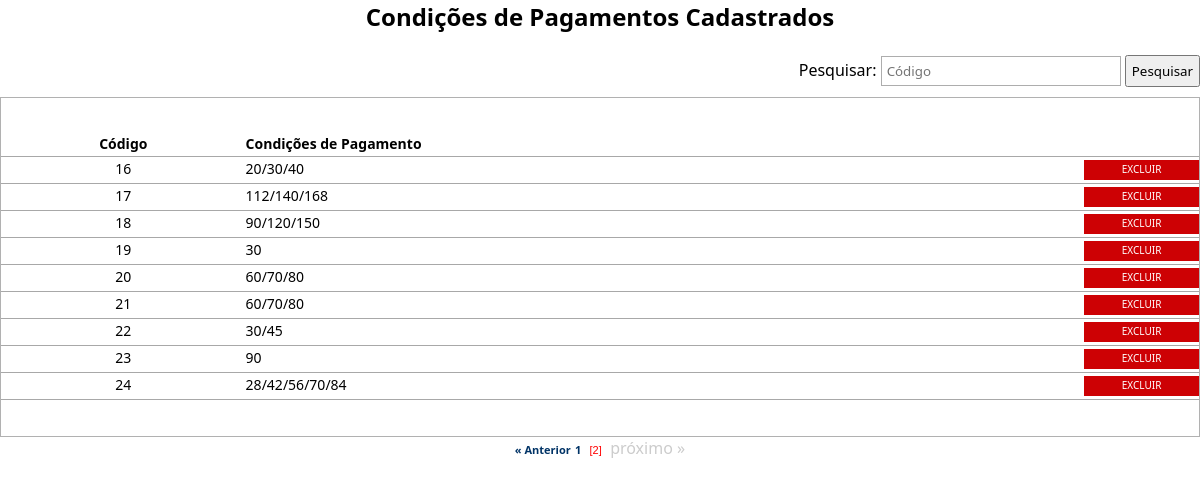
The page /visualiza_condicoes_pagamento.php?pg=1 on the database its author committed.
### tables this page shows
CREATE TABLE `condicoes_pagamentos` (
  `id_condicoes` int(11) NOT NULL AUTO_INCREMENT,
  `cod_condicoes` varchar(10) NOT NULL,
  `parcelas` varchar(50) NOT NULL,
  `primeira_condicao` int(11) NOT NULL,
  `segunda_condicao` int(11) NOT NULL,
  `terceira_condicao` int(11) NOT NULL,
  `quarta_condicao` int(11) NOT NULL,
  `quinta_condicao` int(11) NOT NULL,
  PRIMARY KEY (`id_condicoes`)
);

### processos/database.php (called while the page is built, shortened)
<?php
function DBRead ($table, $params = null, $fields = '*') {
	$params = ($params) ? " {$params}" : null;
		$query = "SELECT {$fields} FROM {$table}{$params}";
		$result = DBExecute($query);
		if (!mysqli_num_rows($result))
			return false;
		else {
			while ($res = mysqli_fetch_assoc($result)) {
				$data[] = $res;
			}
			return $data;
		}
}
function DBExecute($query){
	$link = DBConnect();
	$result = @mysqli_query($link, $query) or die (mysqli_error($link));
	return $result;
}
?>

### visualiza_condicoes_pagamento.php (the view, shortened to what this page needs)
<!doctype html>
<html>
<head>
<link href="css/style.css" rel="stylesheet" type="text/css">
<link href="css/style.css" rel="stylesheet" type="text/css">
<link rel="stylesheet" href="css/menu.css">
</head>
<body>
<center><h2> Condições de Pagamentos Cadastrados </h2></center>
<br />
<table width="100%" border="0" cellpadding="0" cellspacing="0" style="margin-bottom: 10px;">
	<tr>
		<td align="right">
        <?php
		require 'processos/database.php';
		?>
          <form  action="<?php echo htmlspecialchars($_SERVER["PHP_SELF"]);?>" method="post">
			Pesquisar: <input type="text" name="pesquisar" placeholder="Código" class="cod" style="margin-right:0;">
			<input type="submit" value="Pesquisar" style="height: 32px; padding: 0 5px 0 5px;">
		  </form>
		</td>
	</tr>
</table>
 <?php
 	if (empty($_POST['pesquisar'])) {
 ?>
<table width="100%" border="0" cellpadding="0" cellspacing="0" class="table">
	<tr class="linha">
		<td class="linha" width="20%" align="center"><b>Código</b></td>
		<td class="linha"><b>Condições de Pagamento</b></td>
    <td width="10%" align="center" class="linha"></td>
	</tr>
<?php
  $numreg = 15;
  $inicial = $_GET['pg'] * $numreg;
	$le_cond = DBRead ("condicoes_pagamentos", "ORDER BY cod_condicoes ASC LIMIT $inicial, $numreg", "*");
		foreach ($le_cond as $cond){
		?>
	<tr onmouseover="ChangeColor(this, true);" onmouseout="ChangeColor(this, false);">
		<td class="linha" align="center" valign="middle" onclick="DoNav('alterar_condicoes_pagamento.php?id=<?php echo $cond['id_condicoes'];?>');">
			<?php echo $cond['cod_condicoes'];?>
		</td>
		<td class="linha espaco" valign="middle" onclick="DoNav('alterar_condicoes_pagamento.php?id=<?php echo $cond['id_condicoes'];?>');">
		<?php
				if ($cond['primeira_condicao'] != '0') {
					echo $cond['primeira_condicao'];
				}
				if ($cond['segunda_condicao'] != '0') {
					echo "/".$cond['segunda_condicao']."";
				}
				if ($cond['terceira_condicao'] != '0') {
					echo "/".$cond['terceira_condicao']."";
				}
				if ($cond['quarta_condicao'] != '0') {
					echo "/".$cond['quarta_condicao']."";
				}
				if ($cond['quinta_condicao'] != '0') {
					echo "/".$cond['quinta_condicao']."";
				}
		?>
    </td>
	  <td class="linha espaco" valign="middle">
      <span class="excluir">
        <a href="javascript:aviso('<?=$cond['id_condicoes'];?>');">Excluir</a>
      </span>
    </td>
  </tr>
<?php
	}
?>
</table>
<center>
<?php
  require "paginacao.php";
	}
?>
</center>
</body>
</html>

### css/style.css (style rules this page uses)
html { height: 89%; padding: 0; margin: 0; }
body { height: 99%; padding: 0; margin: 0; }
* { padding: 0; margin: 0; font-family: Segoe, "Segoe UI", "DejaVu Sans", "Trebuchet MS", Verdana, sans-serif; }
.table { width: 100%; border: 1px solid #B1B1B1; padding: 3% 0 3% 0; }
.table td { font-size: 14px; padding: 0 0 3px 5px; }
.cod { width: 20%; height: 30px; border: 1px solid #ADADAD; padding: 0 5px 0 5px; }
.linha { border-bottom: 1px solid hsla(0,0%,66%,1.00); padding: 5px 3px 3px 3px; }
.espaco { padding-left: 70px; }
a { color: #000000; text-decoration: none; font-size: 14px; }
.excluir a { width: auto; display: block; text-decoration: none; color: #FFFFFF; font-size: 10px; margin-top: 3px; padding: 2px 10px 4px 10px; background-color: #CD0104; transition: all 0.5s linear; -o-transition: all 0.5s linear; -webkit-transition: all 0.5s linear; -moz-transition: all 0.5s linear; text-transform: uppercase; border:none; outline: none; cursor: pointer; -webkit-appearance:none; text-align: center; }

### rows shown on the page
condicoes_pagamentos: cod_condicoes "16", primeira_condicao "20", segunda_condicao "30", terceira_condicao "40"
condicoes_pagamentos: cod_condicoes "17", primeira_condicao "112", segunda_condicao "140", terceira_condicao "168"
condicoes_pagamentos: cod_condicoes "18", primeira_condicao "90", segunda_condicao "120", terceira_condicao "150"
condicoes_pagamentos: cod_condicoes "19", primeira_condicao "30"
condicoes_pagamentos: cod_condicoes "20", primeira_condicao "60", segunda_condicao "70", terceira_condicao "80"
condicoes_pagamentos: cod_condicoes "21", primeira_condicao "60", segunda_condicao "70", terceira_condicao "80"
condicoes_pagamentos: cod_condicoes "22", primeira_condicao "30", segunda_condicao "45"
condicoes_pagamentos: cod_condicoes "23", primeira_condicao "90"
condicoes_pagamentos: cod_condicoes "24", primeira_condicao "28", segunda_condicao "42", terceira_condicao "56", quarta_condicao "70", quinta_condicao "84"
